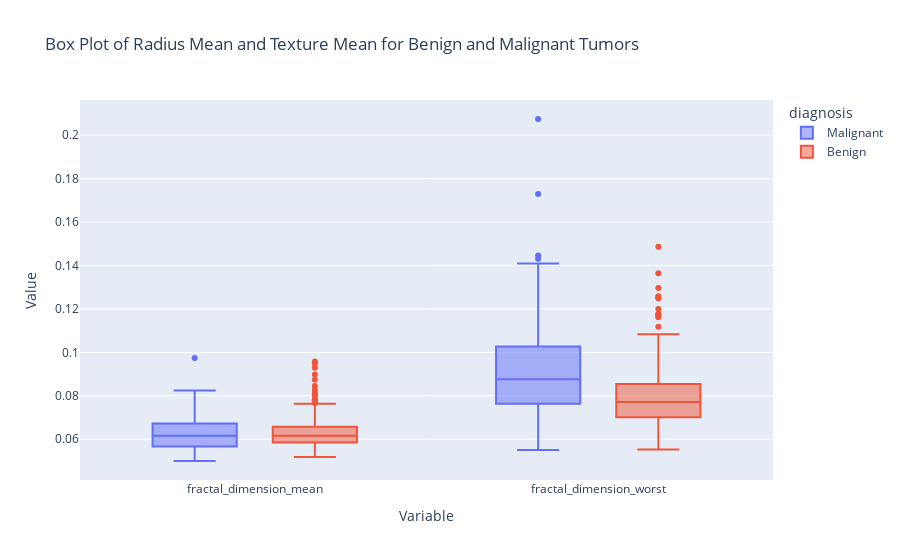

Notebook source saved alongside this figure:
### Markdown cell above
<div style="text-align: left;">
    <h5><strong>Box Plot of Radius Mean and Texture Mean for Benign and Malignant Tumors</strong></h5>
</div>

### Code cell
# Convert the data to long format using pandas.melt
melted_df = pd.melt(df_final, id_vars="diagnosis", value_vars=['fractal_dimension_mean', 'fractal_dimension_worst'])

# Create a box plot using Plotly Express
fig = px.box(melted_df, x="variable", y="value", color="diagnosis",
             labels={"variable": "Variable", "value": "Value"},
             title="Box Plot of Radius Mean and Texture Mean for Benign and Malignant Tumors")

# Show the plot
fig.show()

### Figure 1 — Plotly figure (JSON) as saved in the notebook; plotly's stock layout.template omitted (floating-point values rounded to 4 significant figures; data arrays with more than 128 entries replaced by an {"elided": "..."} marker saying what was removed)
{"data": [{"alignmentgroup": "True", "hovertemplate": "diagnosis=Malignant<br>Variable=%{x}<br>Value=%{y}<extra></extra>", "legendgroup": "Malignant", "marker": {"color": "#636efa"}, "name": "Malignant", "notched": false, "offsetgroup": "Malignant", "orientation": "v", "showlegend": true, "type": "box", "x": {"elided": "424 str values"}, "x0": " ", "xaxis": "x", "y": {"elided": "424 float values"}, "y0": " ", "yaxis": "y"}, {"alignmentgroup": "True", "hovertemplate": "diagnosis=Benign<br>Variable=%{x}<br>Value=%{y}<extra></extra>", "legendgroup": "Benign", "marker": {"color": "#EF553B"}, "name": "Benign", "notched": false, "offsetgroup": "Benign", "orientation": "v", "showlegend": true, "type": "box", "x": {"elided": "714 str values"}, "x0": " ", "xaxis": "x", "y": {"elided": "714 float values"}, "y0": " ", "yaxis": "y"}], "layout": {"boxmode": "group", "legend": {"title": {"text": "diagnosis"}, "tracegroupgap": 0}, "title": {"text": "Box Plot of Radius Mean and Texture Mean for Benign and Malignant Tumors"}, "xaxis": {"anchor": "y", "domain": [0, 1], "title": {"text": "Variable"}}, "yaxis": {"anchor": "x", "domain": [0, 1], "title": {"text": "Value"}}}}
